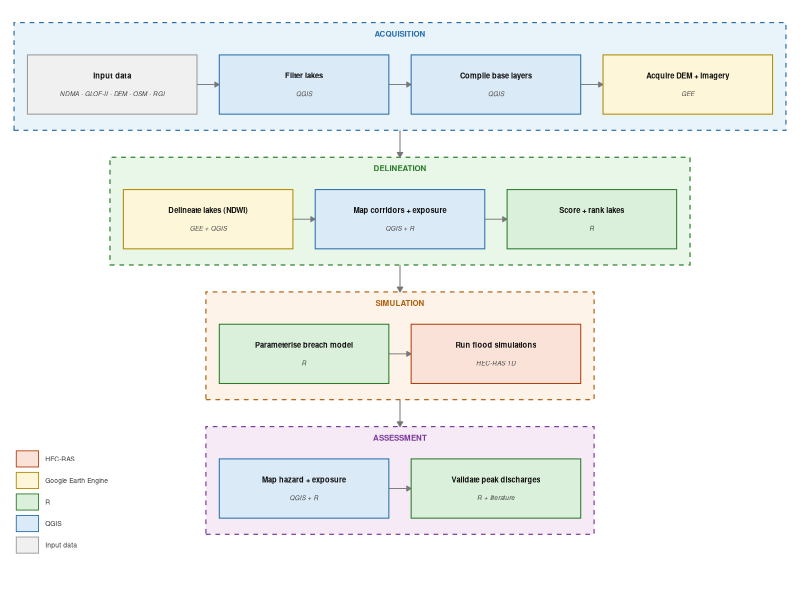
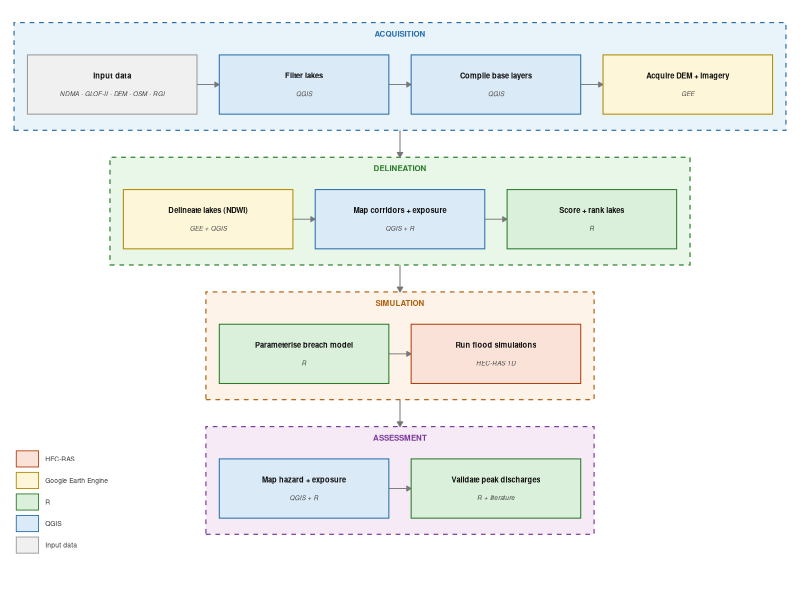

Here is the R script that generated these plots, in order:

# ════════════════════════════════════════════════════════════════
# 02_fig2_workflow.R
# Figure 2 — Reproducible Workflow Diagram
# PURPOSE: Flowchart of the entire methodology from data inputs to manuscript output.
# AUTHOR:  Ismail, Sadaf — GSAIS, Kyoto University
# DATE:    2026
# ════════════════════════════════════════════════════════════════

# =============================================================================
# Fig 2 — Reproducible Workflow Diagram (publication version)
# Output: figures/fig02_workflow.pdf  (83 mm wide, single-column)
# Packages: ggplot2, dplyr, tibble
# natural 4-phase structure
# =============================================================================

library(ggplot2)
library(dplyr)
library(tibble)

# ── 1. Steps ──────────────────────────────────────────────────────────────────

steps <- tribble(
  ~phase,        ~phase_id, ~step_id, ~label,                      ~tool,                   ~tool_cat,
  "Acquisition",  1,         1,        "Input data",                "NDMA · GLOF-II · DEM · OSM · RGI", "input",
  "Acquisition",  1,         2,        "Filter lakes",              "QGIS",                  "qgis",
  "Acquisition",  1,         3,        "Compile base layers",       "QGIS",                  "qgis",
  "Acquisition",  1,         4,        "Acquire DEM + imagery",     "GEE",                   "gee",
  "Delineation",  2,         5,        "Delineate lakes (NDWI)",    "GEE + QGIS",            "gee",
  "Delineation",  2,         6,        "Map corridors + exposure",  "QGIS + R",              "qgis",
  "Delineation",  2,         7,        "Score + rank lakes",        "R",                     "r",
  "Simulation",   3,         8,        "Parameterise breach model", "R",                     "r",
  "Simulation",   3,         9,        "Run flood simulations",     "HEC-RAS 1D",            "hecras",
  "Assessment",   4,         10,       "Map hazard + exposure",     "QGIS + R",              "qgis",
  "Assessment",   4,         11,       "Validate peak discharges",  "R + literature",        "r"
)

# ── 2. Layout constants ───────────────────────────────────────────────────────

box_w    <- 38
box_h    <- 11
gap_x    <- 5
gap_y    <- 14    # vertical space between phase panels
pad      <- 3     # padding inside phase panel around boxes
canvas_w <- 174   # mm — we will centre each phase row to this

steps <- steps |>
  group_by(phase_id) |>
  mutate(
    pos_in_phase = row_number(),
    n_in_phase   = n()
  ) |>
  ungroup() |>
  mutate(
    # width of each phase row
    row_w  = n_in_phase * box_w + (n_in_phase - 1) * gap_x,
    # offset to centre each row within canvas_w
    x_offset = (canvas_w - row_w) / 2,
    x_mid    = x_offset + (pos_in_phase - 1) * (box_w + gap_x) + box_w / 2,
    x_left   = x_mid - box_w / 2,
    x_right  = x_mid + box_w / 2,
    y_top    = -(phase_id - 1) * (box_h + gap_y),
    y_bottom = y_top - box_h,
    y_mid    = y_top - box_h / 2
  )

# ── 3. Phase panels ───────────────────────────────────────────────────────────

phase_cols   <- c("Acquisition" = "#E8F4FA", "Delineation" = "#E8F7E8",
                  "Simulation"  = "#FDF3E8", "Assessment"  = "#F5EAF5")
phase_border <- c("Acquisition" = "#2A6EAA", "Delineation" = "#2A7A2A",
                  "Simulation"  = "#B06010", "Assessment"  = "#7A3A9A")

phase_panels <- steps |>
  group_by(phase, phase_id) |>
  summarise(
    xmin = min(x_left)   - pad,
    xmax = max(x_right)  + pad,
    ymax = max(y_top)    + pad + 3,   # +3 for phase label room
    ymin = min(y_bottom) - pad,
    .groups = "drop"
  ) |>
  mutate(
    fill   = phase_cols[phase],
    border = phase_border[phase]
  )

# ── 4. Within-phase arrows ────────────────────────────────────────────────────

within_arrows <- steps |>
  group_by(phase_id) |>
  arrange(pos_in_phase, .by_group = TRUE) |>
  mutate(
    x_from = x_right,
    x_to   = lead(x_left),
    y_arr  = y_mid
  ) |>
  filter(!is.na(x_to)) |>
  ungroup()

# ── 5. Between-phase arrows ───────────────────────────────────────────────────
# From bottom of phase panel → top of next phase panel (not into boxes)

between_arrows <- phase_panels |>
  arrange(phase_id) |>
  mutate(
    x_arr  = (xmin + xmax) / 2,   # centre of panel
    y_from = ymin,                 # bottom edge of current panel
    y_to   = lead(ymax)            # top edge of next panel
  ) |>
  filter(!is.na(y_to)) |>
  select(phase, x_arr, y_from, y_to)

# ── 6. Tool colours ───────────────────────────────────────────────────────────

tool_fill <- c(
  input  = "#F0F0F0",
  qgis   = "#DAEAF7",
  r      = "#DAF0DA",
  gee    = "#FEF6D8",
  hecras = "#FAE2D8"
)
tool_border <- c(
  input  = "#999999",
  qgis   = "#2A6EAA",
  r      = "#2A7A2A",
  gee    = "#B08A00",
  hecras = "#B04010"
)
tool_label <- c(
  input  = "Input data",
  qgis   = "QGIS",
  r      = "R",
  gee    = "Google Earth Engine",
  hecras = "HEC-RAS"
)

steps <- steps |>
  mutate(
    fill   = tool_fill[tool_cat],
    border = tool_border[tool_cat]
  )

# ── 7. Canvas ─────────────────────────────────────────────────────────────────

x_range <- c(0, canvas_w)
y_range <- c(min(phase_panels$ymin) - 10, max(phase_panels$ymax) + 2)

# ── 8. Legend data ────────────────────────────────────────────────────────────

leg <- tibble(
  tool_cat = names(tool_label),
  lab      = unname(tool_label),
  x0       = 1, x1 = 6,
  y_mid    = seq(y_range[1] + 8, by = 4, length.out = 5),
  y0       = y_mid - 1.5,
  y1       = y_mid + 1.5
)

# ── 9. Plot ───────────────────────────────────────────────────────────────────

p <- ggplot() +

  # Phase panels
  geom_rect(
    data = phase_panels,
    aes(xmin = xmin, xmax = xmax, ymin = ymin, ymax = ymax),
    fill      = phase_panels$fill,
    colour    = phase_panels$border,
    linewidth = 0.4, linetype = "dashed"
  ) +

  # Phase labels
  geom_text(
    data = phase_panels,
    aes(x = (xmin + xmax) / 2, y = ymax - 1.5,
        label = toupper(phase), colour = phase),
    hjust = 0.5, vjust = 1, size = 2.0, fontface = "bold"
  ) +
  scale_colour_manual(values = phase_border, guide = "none") +

  # Between-phase arrows (panel bottom → panel top, no overlap with boxes)
  geom_segment(
    data = between_arrows,
    aes(x = x_arr, xend = x_arr, y = y_from, yend = y_to),
    arrow     = arrow(length = unit(1.4, "mm"), type = "closed"),
    colour    = "#777777", linewidth = 0.35
  ) +

  # Within-phase arrows
  geom_segment(
    data = within_arrows,
    aes(x = x_from, xend = x_to, y = y_arr, yend = y_arr),
    arrow     = arrow(length = unit(1.3, "mm"), type = "closed"),
    colour    = "#777777", linewidth = 0.3
  ) +

  # Step boxes
  geom_rect(
    data = steps,
    aes(xmin = x_left, xmax = x_right, ymin = y_bottom, ymax = y_top),
    fill      = steps$fill,
    colour    = steps$border,
    linewidth = 0.35
  ) +

  # Step label
  geom_text(
    data = steps,
    aes(x = x_mid, y = y_mid + 1.7, label = label),
    size = 1.9, fontface = "bold", hjust = 0.5, colour = "#111111"
  ) +

  # Tool subtitle
  geom_text(
    data = steps,
    aes(x = x_mid, y = y_mid - 1.7, label = tool),
    size = 1.6, fontface = "italic", hjust = 0.5, colour = "#444444"
  ) +

  # Legend boxes
  geom_rect(
    data = leg,
    aes(xmin = x0, xmax = x1, ymin = y0, ymax = y1),
    fill      = tool_fill[leg$tool_cat],
    colour    = tool_border[leg$tool_cat],
    linewidth = 0.3
  ) +
  geom_text(
    data = leg,
    aes(x = x1 + 1.5, y = y_mid, label = lab),
    hjust = 0, size = 1.7, colour = "#333333"
  ) +

  coord_cartesian(xlim = x_range, ylim = y_range, expand = FALSE) +
  theme_void() +
  theme(
    plot.margin     = margin(3, 3, 3, 3, "mm"),
    plot.background = element_rect(fill = "white", colour = NA)
  )

# ── 10. Export ────────────────────────────────────────────────────────────────

dir.create("figures", showWarnings = FALSE)

ggsave("figures/fig02_workflow.tiff",
       width = 174, height = 115, units = "mm",
       dpi = 600, bg = "white", compression = "lzw")


ggsave("figures/fig02_workflow.png",
  plot = p, width = 174, height = 115, units = "mm", dpi = 600)

message("Saved: figures/fig02_workflow.tiff  +  .png")
